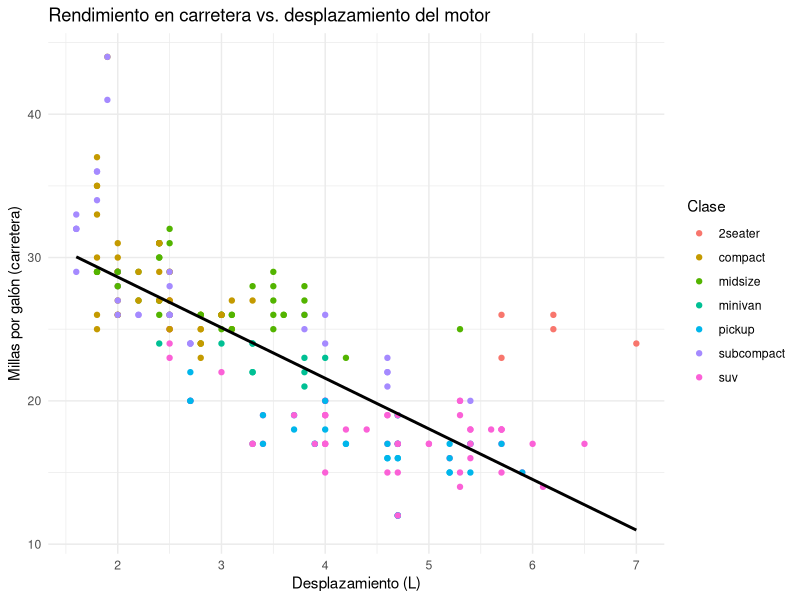
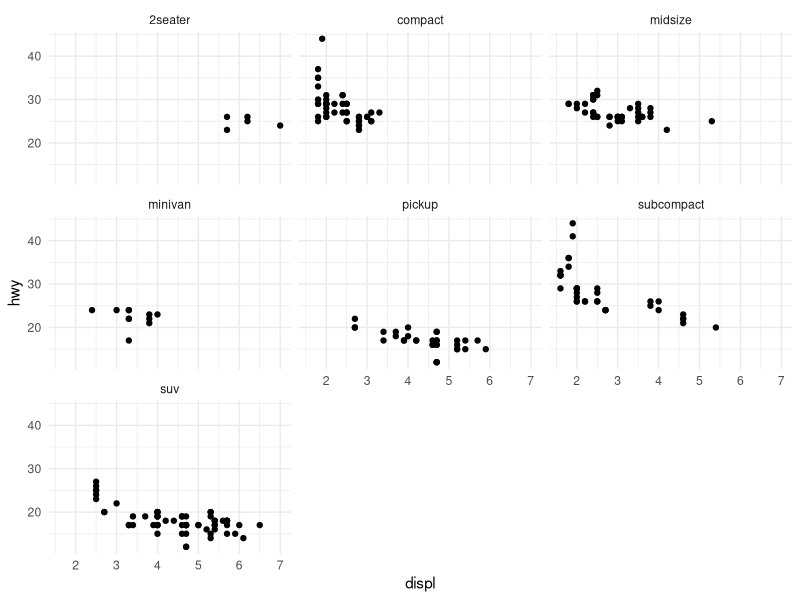
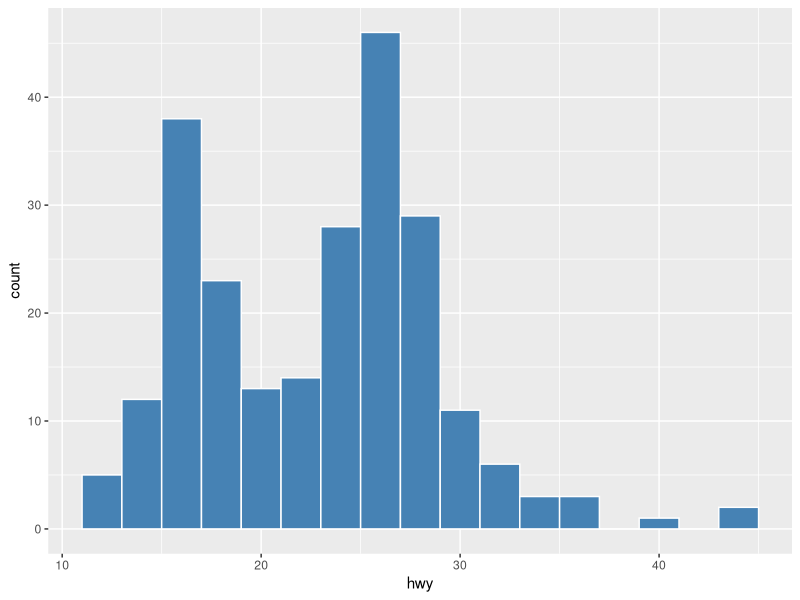
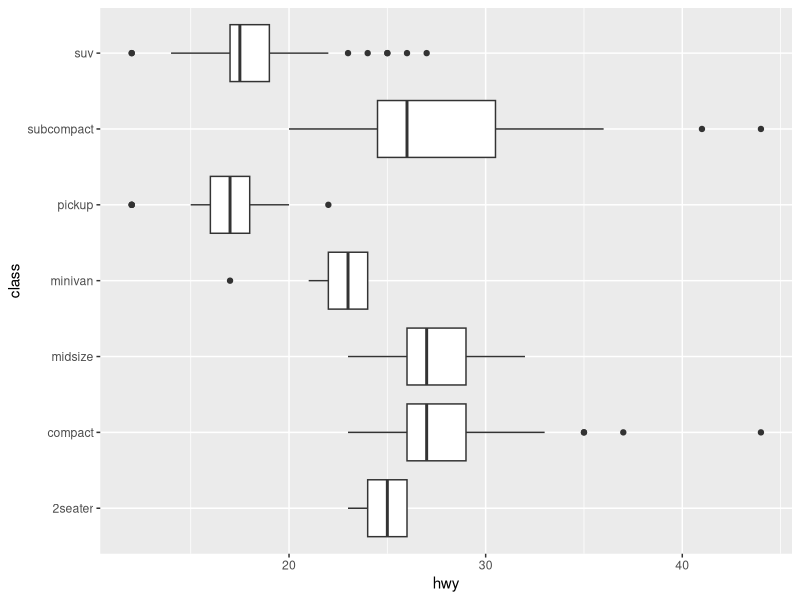
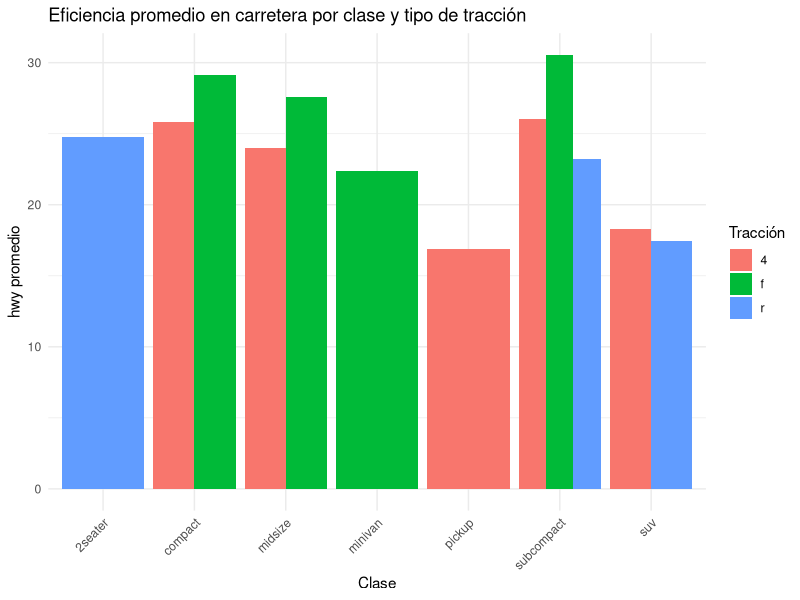

The R source for these figures, in order:
# =============================================================================
# Sesión 4 — Día 2 · tarde — Agregación, tidyr y ggplot2
# Curso de nivelación en R — CIMAT Aguascalientes
# =============================================================================
#
# Objetivo de la sesión (2h):
#   Agregar datos con group_by()+summarize(), reformar tablas con tidyr y
#   construir las primeras visualizaciones con ggplot2.

library(tidyverse)
datos <- as_tibble(mpg)

# -----------------------------------------------------------------------------
# 1. group_by() + summarize(): el equivalente de un group-by/aggregate
# -----------------------------------------------------------------------------

datos %>%
  group_by(class) %>%
  summarize(
    n = n(),
    hwy_prom = mean(hwy),
    hwy_sd = sd(hwy)
  ) %>%
  arrange(desc(hwy_prom))

# Todo se encadena con el pipe %>%
resumen_fabricante <- datos %>%
  filter(cyl >= 6) %>%
  group_by(manufacturer) %>%
  summarize(hwy_prom = mean(hwy), .groups = "drop") %>%
  arrange(desc(hwy_prom))
resumen_fabricante

# -----------------------------------------------------------------------------
# 2. tidyr: reformar datos (long <-> wide) y joins
# -----------------------------------------------------------------------------

ancho <- tibble(
  pais = c("MX", "US", "CA"),
  y2020 = c(10, 20, 15),
  y2021 = c(12, 22, 14)
)

largo <- ancho %>%
  pivot_longer(cols = starts_with("y"), names_to = "anio", values_to = "valor")
largo

largo %>% pivot_wider(names_from = anio, values_from = valor)

# joins: igual que en SQL
poblacion <- tibble(pais = c("MX", "US", "CA"), poblacion_m = c(128, 331, 38))
largo %>% left_join(poblacion, by = "pais")

# -----------------------------------------------------------------------------
# 3. ggplot2: gramática de gráficos
# -----------------------------------------------------------------------------
# Estructura: ggplot(data, aes(x, y, ...)) + geom_*() + ajustes

ggplot(datos, aes(x = displ, y = hwy)) +
  geom_point(aes(color = class)) +
  geom_smooth(method = "lm", se = FALSE, color = "black") +
  labs(
    title = "Rendimiento en carretera vs. desplazamiento del motor",
    x = "Desplazamiento (L)", y = "Millas por galón (carretera)",
    color = "Clase"
  ) +
  theme_minimal()

# Facetas: un panel por categoría
ggplot(datos, aes(x = displ, y = hwy)) +
  geom_point() +
  facet_wrap(~ class) +
  theme_minimal()

# Distribuciones
ggplot(datos, aes(x = hwy)) +
  geom_histogram(binwidth = 2, fill = "steelblue", color = "white")

ggplot(datos, aes(x = class, y = hwy)) +
  geom_boxplot() +
  coord_flip()

# =============================================================================
# EJERCICIOS
# =============================================================================

# 1. Con `mpg`, filtra drv == "4" y calcula el promedio de hwy por
#    manufacturer, ordenado de mayor a menor.

# 2. Crea una columna nueva `eficiente` (TRUE si hwy > 30) y grafica un
#    boxplot de displ separado por esa nueva variable.

# 3. Usa pivot_wider() sobre `datos %>% count(class, drv)` para obtener una
#    tabla con clases como filas y tipos de tracción (drv) como columnas.

# 4. (Reto) Reproduce con ggplot2 un gráfico de dispersión de cty vs hwy,
#    coloreado por class, con una línea de tendencia por clase
#    (geom_smooth(method = "lm") dentro de aes(color = class)).

# =============================================================================
# EJEMPLO: eficiencia promedio por clase y tipo de tracción
# =============================================================================
# Combina group_by con más de una variable, pivot_wider y un gráfico de
# barras agrupado -- un flujo de análisis exploratorio típico de principio
# a fin.

resumen_completo <- datos %>%
  group_by(class, drv) %>%
  summarize(hwy_prom = mean(hwy), n = n(), .groups = "drop")
resumen_completo

# Tabla ancha: una columna por tipo de tracción, más fácil de leer de un
# vistazo que la versión larga de arriba
resumen_completo %>%
  select(class, drv, hwy_prom) %>%
  pivot_wider(names_from = drv, values_from = hwy_prom)

# Gráfico de barras agrupado: una barra por combinación class x drv
ggplot(resumen_completo, aes(x = class, y = hwy_prom, fill = drv)) +
  geom_col(position = "dodge") +
  labs(
    title = "Eficiencia promedio en carretera por clase y tipo de tracción",
    x = "Clase", y = "hwy promedio", fill = "Tracción"
  ) +
  theme_minimal() +
  theme(axis.text.x = element_text(angle = 45, hjust = 1))

# 5. Usando `datos` (mpg), agrupa por manufacturer y drv, calcula el
#    promedio de cty por grupo, y grafica un gráfico de barras agrupado
#    (geom_col(position = "dodge")) coloreado por drv.

# 6. (Reto) Usa pivot_longer() sobre mpg para poner cty y hwy en una sola
#    columna `tipo_millas` con su valor en `millas`, y grafica un boxplot
#    de `millas` por `tipo_millas`, coloreado por esa misma variable.

# 7. Importa data/ventas.csv, agrupa por categoria y calcula el monto total
#    y el promedio. Grafica un geom_col() del monto total por categoria.
